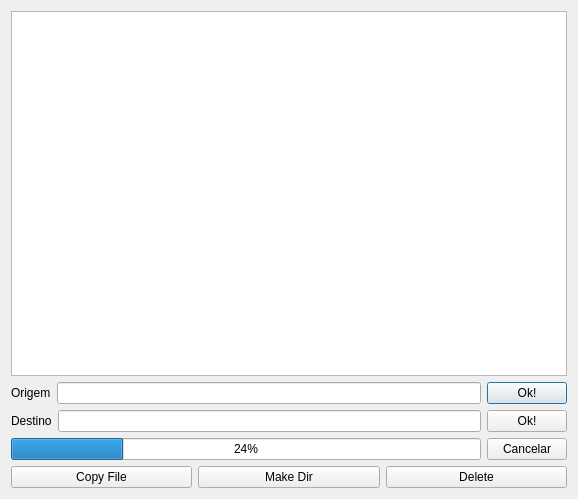
<?xml version="1.0" encoding="UTF-8"?>
<ui version="4.0">
 <class>janelaPrincipal</class>
 <widget class="QDialog" name="janelaPrincipal">
  <property name="geometry">
   <rect>
    <x>0</x>
    <y>0</y>
    <width>578</width>
    <height>499</height>
   </rect>
  </property>
  <property name="windowTitle">
   <string>janelaPrincipal</string>
  </property>
  <layout class="QVBoxLayout" name="verticalLayout_2">
   <item>
    <layout class="QVBoxLayout" name="verticalLayout">
     <item>
      <widget class="QTreeView" name="treeView"/>
     </item>
     <item>
      <layout class="QHBoxLayout" name="horizontalLayout_3">
       <item>
        <widget class="QLabel" name="label">
         <property name="text">
          <string>Origem</string>
         </property>
        </widget>
       </item>
       <item>
        <widget class="QLineEdit" name="leorigem"/>
       </item>
       <item>
        <widget class="QPushButton" name="pbokorigem">
         <property name="text">
          <string>Ok!</string>
         </property>
        </widget>
       </item>
      </layout>
     </item>
     <item>
      <layout class="QHBoxLayout" name="horizontalLayout_2">
       <item>
        <widget class="QLabel" name="label_2">
         <property name="text">
          <string>Destino</string>
         </property>
        </widget>
       </item>
       <item>
        <widget class="QLineEdit" name="ledestino"/>
       </item>
       <item>
        <widget class="QPushButton" name="pbokdestino">
         <property name="text">
          <string>Ok!</string>
         </property>
        </widget>
       </item>
      </layout>
     </item>
     <item>
      <layout class="QHBoxLayout" name="horizontalLayout_4">
       <item>
        <widget class="QProgressBar" name="progressBarGeral">
         <property name="value">
          <number>24</number>
         </property>
        </widget>
       </item>
       <item>
        <widget class="QPushButton" name="pbcancelar">
         <property name="text">
          <string>Cancelar</string>
         </property>
        </widget>
       </item>
      </layout>
     </item>
     <item>
      <layout class="QHBoxLayout" name="horizontalLayout">
       <item>
        <widget class="QPushButton" name="pbcopyfile">
         <property name="text">
          <string>Copy File</string>
         </property>
        </widget>
       </item>
       <item>
        <widget class="QPushButton" name="pbmakedir">
         <property name="text">
          <string>Make Dir</string>
         </property>
        </widget>
       </item>
       <item>
        <widget class="QPushButton" name="pushButton">
         <property name="text">
          <string>Delete</string>
         </property>
        </widget>
       </item>
      </layout>
     </item>
    </layout>
   </item>
  </layout>
  <zorder>horizontalLayoutWidget</zorder>
  <zorder>progressBarGeral</zorder>
 </widget>
 <layoutdefault spacing="6" margin="11"/>
 <resources/>
 <connections/>
</ui>
